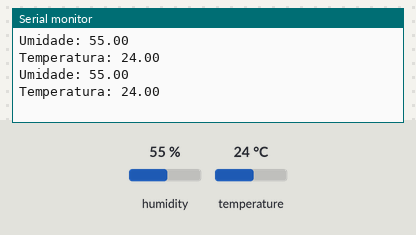
The sketch below on a simulated ESP8266 (Wemos D1 mini). Parts: the last lines printed to the serial monitor. The inputs (shaded band) are chosen by the test bench; at power-on: humidity 55 %, temperature 24 °C.

Above: at 6.8 s.
6.9 s: humidity set to 22 %
At 10.0 s:
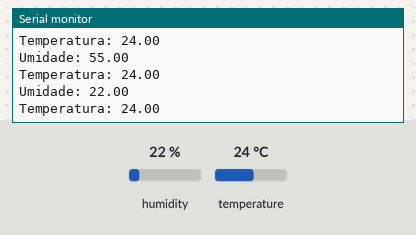
11.4 s: temperature set to 12 °C
At 13.5 s:
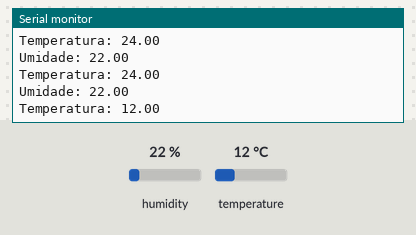
15.9 s: humidity set to 40 %
At 19.4 s:
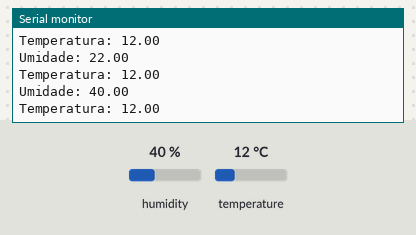
Timing chart, 0 to 20.9 s (numbered marks = the images above; inputs shaded):
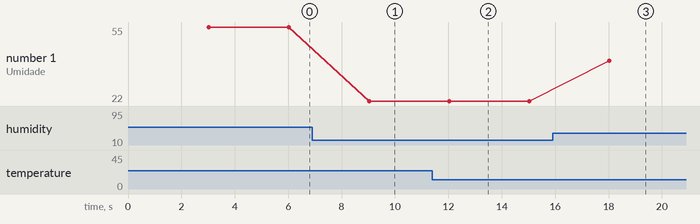

The sketch:

sensor-dht11.ino
```cpp
#include "sensor-shield.h"
#include "DHT.h"

//Define o tipo do sensor DHT11 ou DHT22
#define DHTTYPE DHT11

//Configura o sensor DHT com o pino de dados e o tipo de sensor
DHT dht(SENSOR_DHT, DHTTYPE);

unsigned long currentMillis = 0;
long previousMillis = 0;        // Variável de controle do tempo
long redLedInterval = 3000;     // Tempo em ms do intervalo a ser executado

void setup(void) {

  //Configura a serial/uart0 para 115200bps
  Serial.begin(115200);

  //Inicia a configuracao do sensor DHT
  dht.begin();

}

void read_sensor(void){
  //Leitura de umidade
  float umidade = dht.readHumidity();
  //Leitura de temperatura
  float temperatura = dht.readTemperature();

  //Se não for um numero retorna erro de leitura
  if (isnan(umidade) || isnan(temperatura)) {
     Serial.println("Erro ao ler o sensor!");
     return;
  }

  //Escreve na serial os dados lidos do sensor
  Serial.print("Umidade: ");
  Serial.println(umidade);
  Serial.print("Temperatura: ");
  Serial.println(temperatura);
}

void loop(void) {

  currentMillis = millis();    //Tempo atual em ms

  //Lógica de verificação do tempo
  if (currentMillis - previousMillis > redLedInterval) {
    previousMillis = currentMillis;    // Salva o tempo atual
    //Faz a leitura do sensor
    read_sensor();
  }
}
```

Measured:
- after the input at 6.9 s, the serial monitor: prints a new line after 2.1 s (image 1)
- after the input at 11.4 s, the serial monitor: prints a new line after 0.63 s (image 2)
- after the input at 15.9 s, the serial monitor: prints a new line after 2.1 s (image 3)
- plotted number 1: 55 → 22 after the input at 6.9 s, 22 → 40 after the input at 15.9 s
